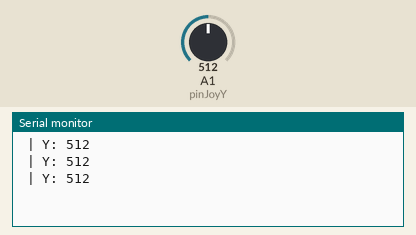
This sketch was run on a simulated Arduino Uno, built with avr-gcc and run on an emulated ATmega328P. Shown: the last lines printed to the serial monitor. The test bench sets the inputs (shaded band); at power-on: A1 (pinJoyY) = 512.

Above: at 1.3 s.
1.4 s: A1 (pinJoyY) set to 716
At 1.9 s:
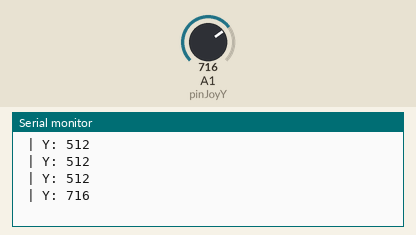
2.9 s: A1 (pinJoyY) set to 900
At 3.4 s:
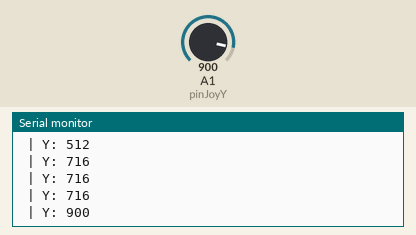
Timing chart, 0 to 5.9 s (numbered marks = the images above; inputs shaded):
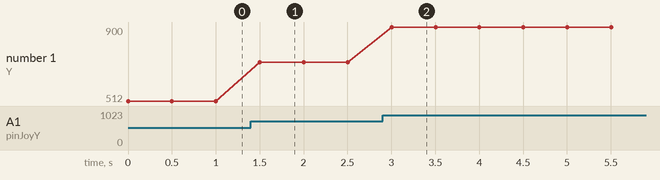

The sketch:

sketch_aug20a.ino
```cpp
const int pinLED = 13;
const int pinJoyX = A0;
const int pinJoyY = A1;
const int pinJoyButton = 9;

void setup() {
   //pinMode(pinJoyButton , INPUT_PULLUP);   //activar resistencia pull up
   Serial.begin(9600);
}

void loop() {
   int Xvalue = 0;
   int Yvalue = 0;
   bool buttonValue = false;

   //leer valores
   //Xvalue = analogRead(pinJoyX);
   //delay(100);                 //es necesaria una pequeña pausa entre lecturas analógicas
   Yvalue = analogRead(pinJoyY);
   //buttonValue = digitalRead(pinJoyButton);

   //mostrar valores por serial
   //Serial.print("X:" );
   //Serial.print(Xvalue);
   Serial.print(" | Y: ");
   Serial.println(Yvalue);
   //Serial.print(" | Pulsador: ");
   //Serial.println(buttonValue);
   delay(500);
}
```

Measured:
- after the input at 1.4 s, the serial monitor: prints a new line after 0.10 s (image 1)
- after the input at 2.9 s, the serial monitor: prints a new line after 0.10 s (image 2)
- plotted number 1: 512 → 716 after the input at 1.4 s, 716 → 900 after the input at 2.9 s
